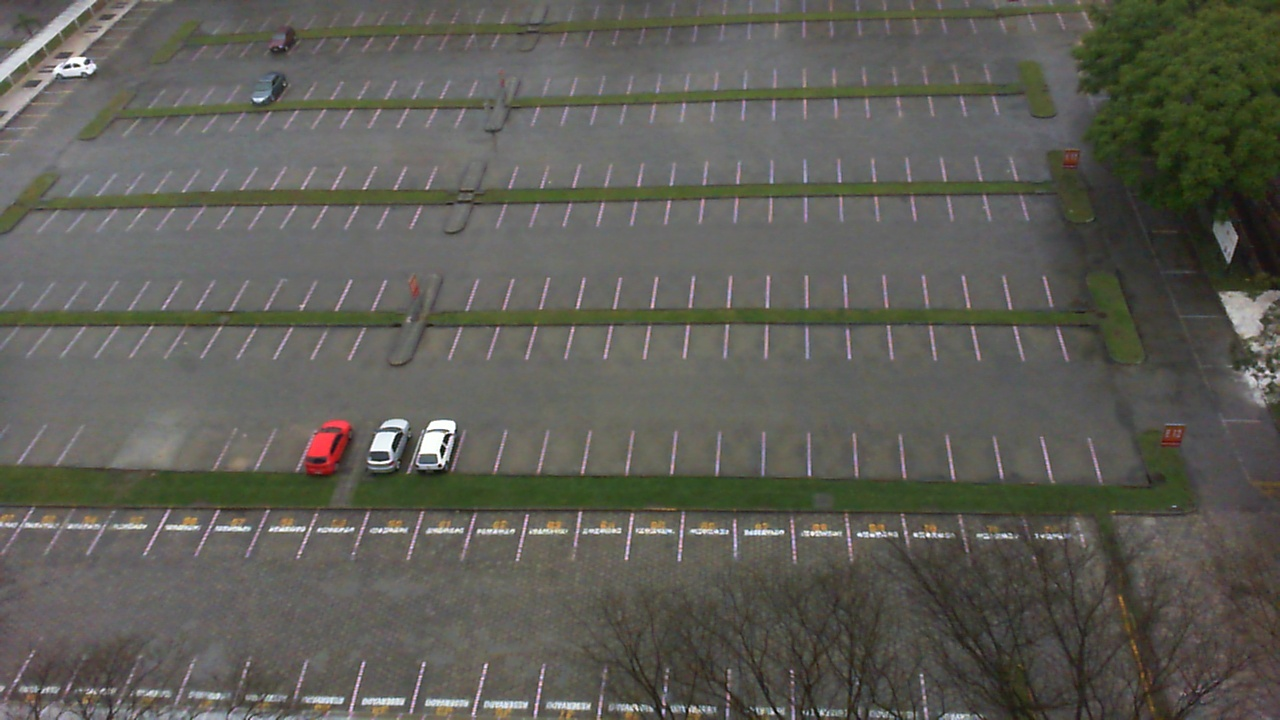
//> input picture dataset/img1.jpg, 1280 x 720 px
$ ./DisplayImage   (built with g++ and OpenCV 4)
//> lines starting //> are read from the running program, lines starting //| are printed output that depends on the picture; after the words box and inside, x2 and y2 are one past the last pixel; in counts of white or black regions, pixels touching at a corner belong together
#define WIDTH 1280
#define HIGHT 720

#include<opencv2/core.hpp>
#include<opencv2/highgui.hpp>
#include<opencv2/imgproc.hpp>

#include <iostream>
#include <typeinfo>
#include <vector>
#include <string>

using namespace cv;


struct CarPoint {
    int i, j;

    CarPoint(int i_, int j_): i(i_), j(j_) {}
    CarPoint() {}
};


// Класс вычисления всех парковочных мест.
// Каждая камера - это объект данного класса.
// Подбираются параметры для конкретного объекта.

class ParkPlaces {
public:
    ParkPlaces(): min_square(0), threshold_value(30) {}
    ~ParkPlaces() {}

    void Fit(int cars_counter, std::string img1 = "../img1.jpg", std::string img2 = "../img2.jpg") {
//> called with cars_counter = 3, img1 = "../img1.jpg", img2 = "../img2.jpg"

        bg_frame = imread(img1, 0);
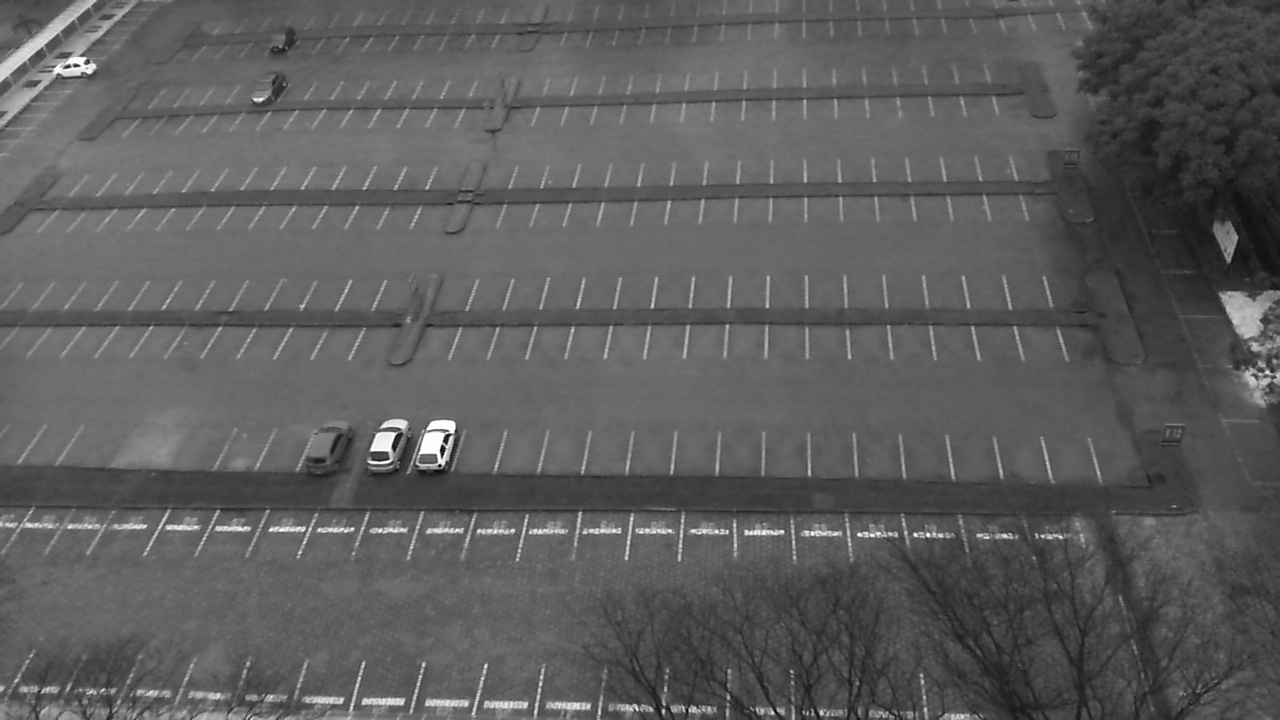
//> bg_frame: 720 rows x 1280 cols, CV_8UC1; min 0, max 255, mean 92.5
        cam_frame = imread(img2, 0);
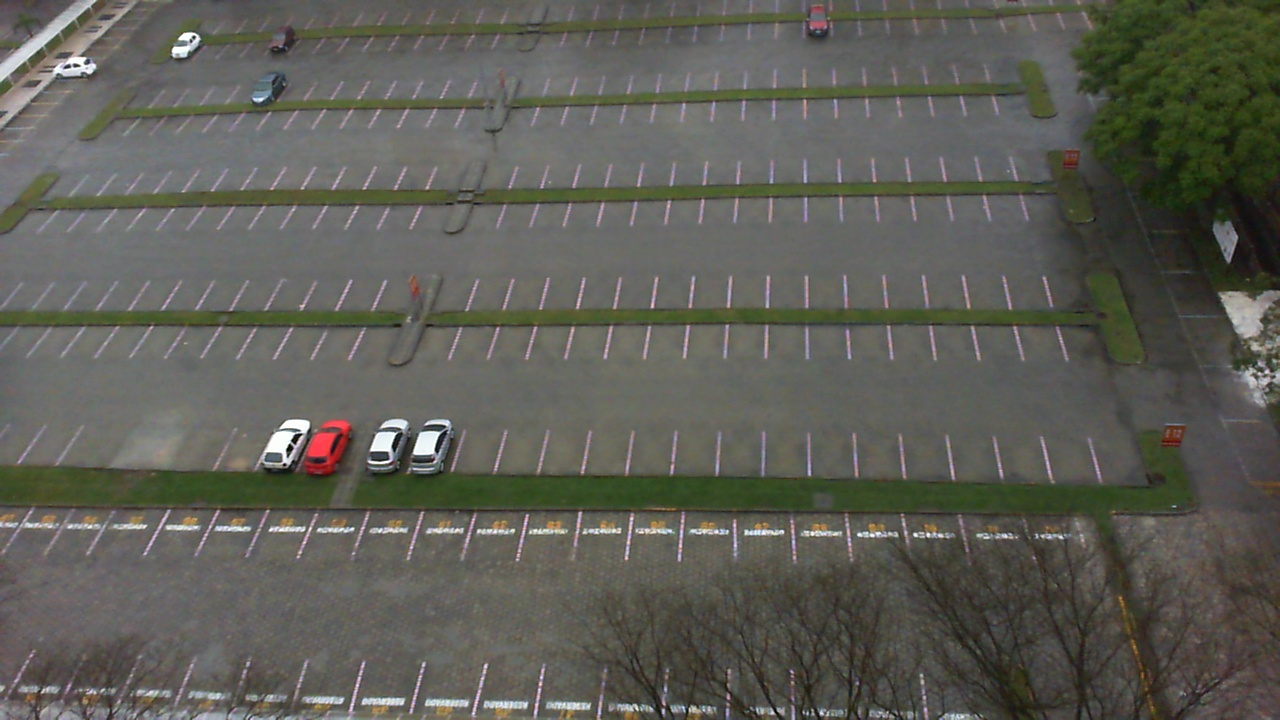
//> input picture dataset/img2.jpg, 1280 x 720 px
//> cam_frame: 720 rows x 1280 cols, CV_8UC1; min 0, max 255, mean 92.5

        resize(cam_frame, cam_frame, bg_frame.size());

        absdiff(bg_frame, cam_frame, diff_frame);   // разница между матрицами bg и cam
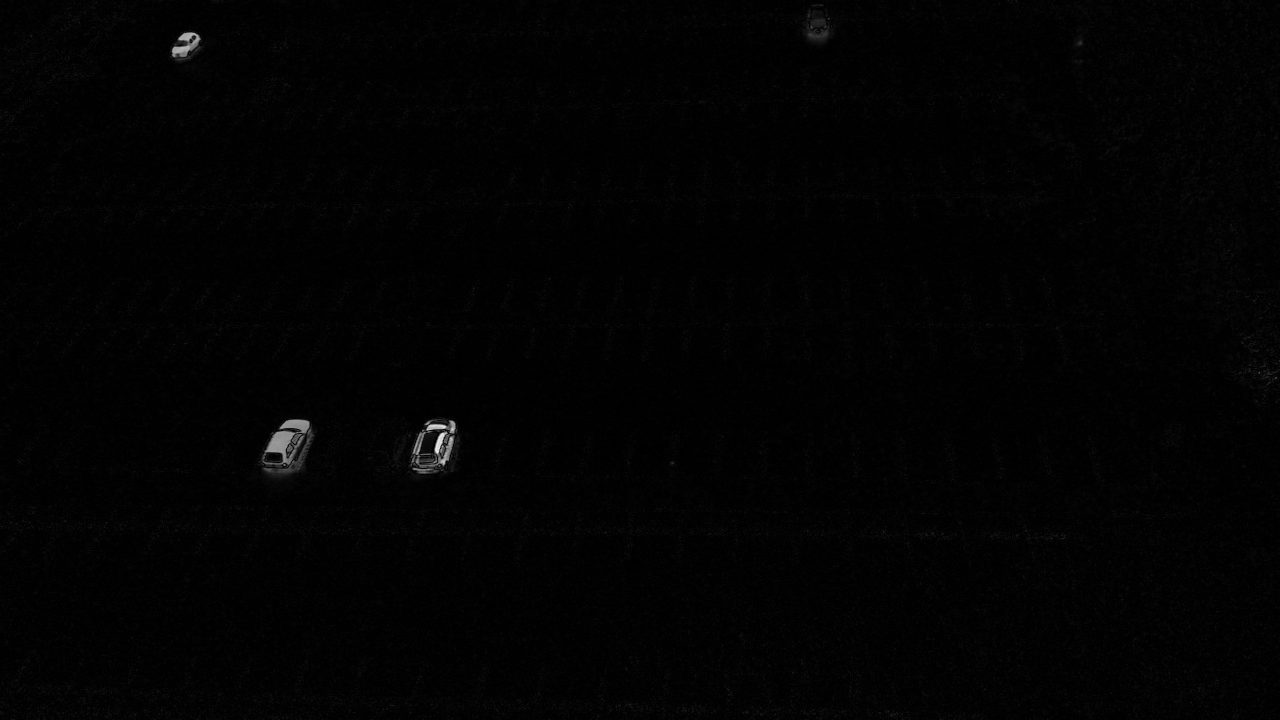
//> diff_frame: 720 rows x 1280 cols, CV_8UC1; min 0, max 248, mean 2.5

        threshold(diff_frame, diff_frame, threshold_value, 255, THRESH_BINARY);
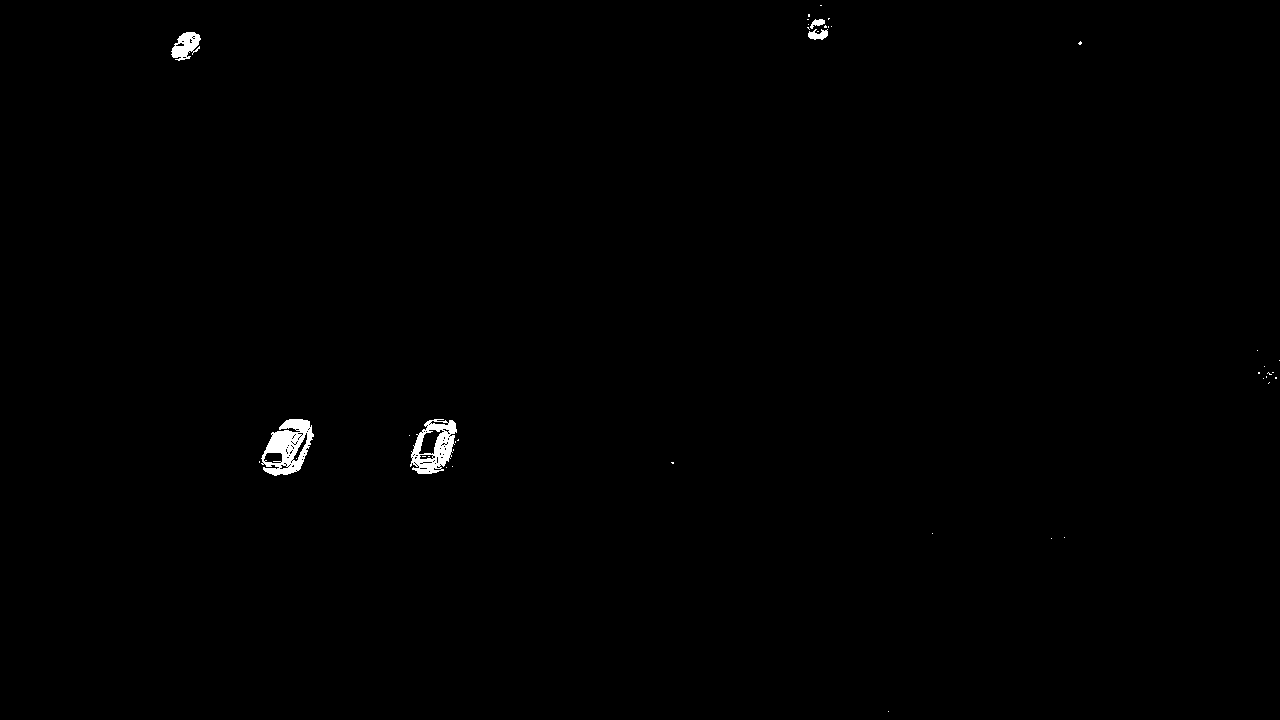
//> diff_frame: 720 rows x 1280 cols, CV_8UC1; 0.42% white; 41 white regions (36 under 20 px), largest, box (x1, y1, x2, y2) and area: (261, 419, 314, 476) 1685, (410, 419, 457, 474) 1350, (171, 32, 201, 61) 520, (808, 29, 828, 40) 144, (810, 19, 825, 29) 81

        for (int i = 0; i < diff_frame.rows; i++) {
            for (int j = 0; j < diff_frame.cols; j++) {
                mas[i][j] = (diff_frame.at<unsigned char>(i, j) == 255 ? 255 : 0);
            }
        }

        erode(diff_frame, diff_frame, getStructuringElement(MORPH_RECT, Size(1, 1)));
        // erode(diff_frame, diff_frame, getStructuringElement(MORPH_RECT, Size(5, 5), Point(-1, -1)));
        // dilate(diff_frame, diff_frame, Mat(), Point(-1, -1));
        // Canny(diff_frame, diff_frame, 30, 70);

        imshow("dif_1", diff_frame);

        short cnt_cars = 0;

        for (int i = 0; i < HIGHT; i++) {
            for (int j = 0; j < WIDTH; j++) {
                if (mas[i][j] == 255) {
                    filling(mas, i, j, 254, 255);

                    if (min_square > 500) {
                        cnt_cars++;
                        filling(mas, i, j, 253, 254);
                    }
                    min_square = 0;
                }
            }
        }
//> this loop made 720 passes
//> cnt_cars on passes 1 to 3: 0, 0, 0
//> after the loop, cnt_cars = 3; min_square = 0
    }

    void show_img() {

        for (int i = 0; i < HIGHT; i++) {
            for (int j = 0; j < WIDTH; j++) {
                if (mas[i][j] != 253) {
                    mas[i][j] = 0;
                    diff_frame.at<unsigned char>(i, j) = 0;
                }
            }
        }
//> diff_frame: 720 rows x 1280 cols, CV_8UC1; 0.38% white; 3 white regions, box (x1, y1, x2, y2) and area: (261, 419, 314, 476) 1671, (410, 419, 457, 474) 1339, (171, 32, 201, 61) 501

        // show difference image
        while (charCheckForEscKey != 27 /*&& capWebcam.isOpened()*/) {

            imshow("result", diff_frame);

            charCheckForEscKey = cv::waitKey(1);   // delay (in ms) and get key press, if any
//> the Esc key is pressed
        }
    }


private:
    // рассчет площадей пятен интенсивности
    void filling(int (&mas)[HIGHT][WIDTH], int x, int y, int new_val = 254, int old_val = 255) {

        if(x >= 0 && x < HIGHT && y >= 0 && y < WIDTH && mas[x][y] == old_val && mas[x][y] != new_val) {
            // mas[x][y] = old_val;
            // if (new_val == 1) {
            mas[x][y] = new_val;
            // }
            min_square++;
            filling(mas, x + 1, y, new_val, old_val);
            filling(mas, x - 1, y, new_val, old_val);
            filling(mas, x, y + 1, new_val, old_val);
            filling(mas, x, y - 1, new_val, old_val);
        }
    }


    int mas[HIGHT][WIDTH];

    Mat bg_frame;
    Mat cam_frame;
    Mat diff_frame;
    char charCheckForEscKey = 0;
    int min_square;
    int threshold_value;
};

int main() {

    ParkPlaces test_cam;
    test_cam.Fit(3);
    test_cam.show_img();

    return 0;
}
